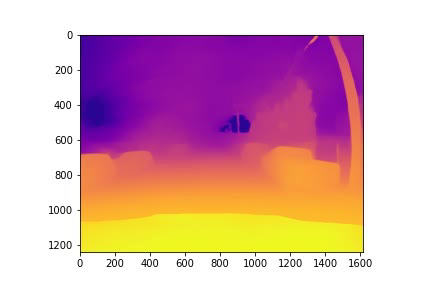
#> input picture frame 10 of Videos/DepthPrediction.avi, 432 x 288 px, given in place of camera30fps.mp4, which was not available
$ jupyter execute --allow-errors SAR_and_Camera_PointCloud_CombinedCode_26April.ipynb   (shell and % lines are left out)   (older library calls are emulated)   (text cells are left out)
#> lines starting #> are read from the running program, lines starting #| are printed output that depends on the picture; after the words box and inside, x2 and y2 are one past the last pixel; in counts of white or black regions, pixels touching at a corner belong together; pictures that were not available may be replaced by others from this repository, and a replacement may not be noted
[cell 1]
# classic libraries
import matplotlib
import torch
from matplotlib import gridspec
from matplotlib import pyplot as plt
import numpy as np
from math import *


# I/O libraries
import os
from io import BytesIO
import tarfile
import tempfile
from six.moves import urllib
import subprocess as subp

#data analysis libraries
from sklearn.metrics import confusion_matrix
from sklearn.cluster import KMeans
from scipy.spatial.distance import cdist
import pandas as pd

#image processing libraries
import cv2 as cv
from google.colab.patches import cv2_imshow
from PIL import Image

# Tensorflow
import tensorflow.compat.v1 as tf
print(tf.__version__)

#others libraries
from tqdm import tqdm
import IPython
from tabulate import tabulate


# Comment this out if you want to see Deprecation warnings
import warnings
warnings.simplefilter("ignore", DeprecationWarning)
#test

[cell 2]
%cd /content/
os.chdir("Capstone-Updated/Videos")

[cell 3]
class DeepLabModel(object):
    """Class to load deeplab model and run inference."""

    FROZEN_GRAPH_NAME = 'frozen_inference_graph'

    def __init__(self, tarball_path):
        """Creates and loads pretrained deeplab model."""
        self.graph = tf.Graph()
        graph_def = None

        # Extract frozen graph from tar archive.
        tar_file = tarfile.open(tarball_path)
        for tar_info in tar_file.getmembers():
            if self.FROZEN_GRAPH_NAME in os.path.basename(tar_info.name):
                file_handle = tar_file.extractfile(tar_info)
                graph_def = tf.GraphDef.FromString(file_handle.read())
                break
        tar_file.close()

        if graph_def is None:
            raise RuntimeError('Cannot find inference graph in tar archive.')

        with self.graph.as_default():
            tf.import_graph_def(graph_def, name='')
        self.sess = tf.Session(graph=self.graph)

    # [23 lines left out: function run, not called in this run]

[cell 4]
def create_label_colormap():
    """Creates a label colormap used in Cityscapes segmentation benchmark.

    Returns:
        A Colormap for visualizing segmentation results.
    """
    colormap = np.array([
        [128,  64, 128],
        [244,  35, 232],
        [ 70,  70,  70],
        [102, 102, 156],
        [190, 153, 153],
        [153, 153, 153],
        [250, 170,  30],
        [220, 220,   0],
        [107, 142,  35],
        [152, 251, 152],
        [ 70, 130, 180],
        [220,  20,  60],
        [255,   0,   0],
        [  0,   0, 142],
        [  0,   0,  70],
        [  0,  60, 100],
        [  0,  80, 100],
        [  0,   0, 230],
        [119,  11,  32],
        [  0,   0,   0]], dtype=np.uint8)
    return colormap


def label_to_color_image(label):
    """Adds color defined by the dataset colormap to the label.

    Args:
        label: A 2D array with integer type, storing the segmentation label.

    Returns:
        result: A 2D array with floating type. The element of the array
            is the color indexed by the corresponding element in the input label
            to the PASCAL color map.

    Raises:
        ValueError: If label is not of rank 2 or its value is larger than color
            map maximum entry.
    """
    if label.ndim != 2:
        raise ValueError('Expect 2-D input label')

    colormap = create_label_colormap()

    if np.max(label) >= len(colormap):
        raise ValueError('label value too large.')

    return colormap[label]


# [31 lines left out: function vis_segmentation, not called in this run]


LABEL_NAMES = np.asarray([
    'road', 'sidewalk', 'building', 'wall', 'fence', 'pole', 'traffic light',
    'traffic sign', 'vegetation', 'terrain', 'sky', 'person', 'rider', 'car', 'truck',
    'bus', 'train', 'motorcycle', 'bicycle', 'void'])

COLOR_MAP = np.array([
    [128,  64, 128],
    [244,  35, 232],
    [ 70,  70,  70],
    [102, 102, 156],
    [190, 153, 153],
    [153, 153, 153],
    [250, 170,  30],
    [220, 220,   0],
    [107, 142,  35],
    [152, 251, 152],
    [ 70, 130, 180],
    [220,  20,  60],
    [255,   0,   0],
    [  0,   0, 142],
    [  0,   0,  70],
    [  0,  60, 100],
    [  0,  80, 100],
    [  0,   0, 230],
    [119,  11,  32],
    [  0,   0,   0]], dtype=np.uint8)

FULL_LABEL_MAP = np.arange(len(LABEL_NAMES)).reshape(len(LABEL_NAMES), 1)
FULL_COLOR_MAP = label_to_color_image(FULL_LABEL_MAP)

[cell 5]
MODEL_NAME = 'mobilenetv2_coco_cityscapes_trainfine'
#MODEL_NAME = 'xception65_cityscapes_trainfine'

_DOWNLOAD_URL_PREFIX = 'http://download.tensorflow.org/models/'
_MODEL_URLS = {
    'mobilenetv2_coco_cityscapes_trainfine':
        'deeplabv3_mnv2_cityscapes_train_2018_02_05.tar.gz',
    'xception65_cityscapes_trainfine':
        'deeplabv3_cityscapes_train_2018_02_06.tar.gz',
}
_TARBALL_NAME = 'deeplab_model.tar.gz'

model_dir = tempfile.mkdtemp()
tf.gfile.MakeDirs(model_dir)
#> (this line was passed over: tensorflow is not available in this run)

download_path = os.path.join(model_dir, _TARBALL_NAME)
print('downloading model, this might take a while...')
urllib.request.urlretrieve(_DOWNLOAD_URL_PREFIX + _MODEL_URLS[MODEL_NAME], download_path)
#> (this line was passed over: six is not available in this run)
print('download completed! loading DeepLab model...')

#> (the rest of this cell did not finish here and is left out)

[cell 6]
%cd /content/
model_type = "DPT_Large"     # MiDaS v3 - Large     (highest accuracy, slowest inference speed)
#model_type = "DPT_Hybrid"   # MiDaS v3 - Hybrid    (medium accuracy, medium inference speed)
#model_type = "MiDaS_small"  # MiDaS v2.1 - Small   (lowest accuracy, highest inference speed)

#> (the rest of this cell did not finish here and is left out)

#> (a cell that did not finish here is left out)

#> (a cell that did not finish here is left out)

[cell 9]
!cd /content/
# Clone git repo

#!gdown https://drive.google.com/u/0/uc?id=1cU2y-kMbt0Sf00Ns4CN2oO9qPJ8BensP&export=download

# Downloading merge model weights

# Downloading Midas weights

# # Downloading LeRes weights

#creation of useful folders to run boosted midas
!cd /content/

!cd /content

[cell 10]
#gray scale results
%cd /content/BoostingMonocularDepth/

[cell 11]
#path of our video
dir_video = '/content/Capstone-Updated/Videos/camera30fps.mp4'


#put video in a variable
video_cam_car = cv.VideoCapture(str(dir_video))
ret, first_frame = video_cam_car.read()   #first frame is numpy array
#> first_frame is the input picture: shape (288, 432, 3); mean B, G, R 179.9, 171.9, 219.6

#number of frames of the video
num_frames = 1000
nb_row,nb_col,rgb = np.shape(first_frame)
#> nb_row = 288; nb_col = 432; rgb = 3


#empty these folders just in case they already exist and are not empty
dir = '/content/Depth_pred_folder/inputs/'
#> (the rest of this cell did not finish here and is left out)

[cell 12]
# [19 lines left out: function boosted_midas, not called in this run]

[cell 13]
# DATA from the experiments

equiv=[[0,200],    #for extrapolation
      [0.001,51],    #for extrapolation
      [0.1,45],     #premier plan
      [0.9,42.3],
      [1.8,37.4],
      [2.7,28.7],
      [3.6,24.443365],
      [4.5,22.058018],
      [5.4,15.317413],
      [6.3,14.677493],
      [7.2,10.969739],
      [8.1,10.883035],
      [9,9.883035],
      [9.9,8.058806],
      [10.8,7.5158963],
      [11.7,7.098169],
      [12.6,6.111024],
      [13.5,5.6323136],
      [14.4,5.2216917],
      [15.3,5],
      [16.2,4.9529667],
      [17.1,4.8],
      [18,4.7],
      [18.9,4.6],
      [19.8,4.5],
      [20.7,4.4],
      [21.6,4.3],
      [22.5,4.2],
      [23.4,4.1],
      [24.3,4],
      [25.2,3.9],
      [26.1,3.8],
      [27,3.7],
      [27.9,3.6],
      [28.8,3.5],
      [29.7,3.2],
      [30.6,3],
      [40,1.98],
      [50,1.33],
      [60,0.0], #horizon

      [120,-20]    #horizon extended

       ]   #for extrapolation

#=========================================================================================

equiv2=[[1,41.05157], #1yard  0302
        [1,42.18351],
        [1,31.304607],
        [1,25.090006],
        [1,23.275448], #5yard 0306
        [1,19.171278],
        [1,17.472866],
        [1,16.775742],
        [1,15.820402],
        [1,15.538459], #10yard  0311
        [1,14.466544],
        [1,12.707126],
        [1,10.957558],


        [1,6.023936],#'''inacurrate'''
        [1,9.797453],  #15yard 0316
        [1,7.2150397],
        [1,6.3944836],
        [1,8.514687],
        [1,7.735209],
        ]
for i in range(len(equiv2)):
  equiv2[i][0]*=(i+1)*0.9144   #1 yard = 0.9144 m

equiv=equiv+equiv2

# take second element for sort
def takeSecond(elem):
    return elem[1]
# sort list with key
equiv.sort(key=takeSecond)

[cell 14]
#create pickle file to store the measurements
file_name="data_midas_2_meter_0.pkl"
df_data_exp = pd.DataFrame(data=equiv, columns=['Meters', 'Midas Values'])
df_data_exp.to_pickle(file_name)

[cell 15]
#read pickle file of the experimental measurements
file_name="data_midas_2_meter_0.pkl"
df2 = pd.read_pickle(file_name)
X_conv_2_mt = df2['Midas Values'].to_numpy()
Y_conv_2_mt = df2['Meters'].to_numpy()


conv = np.poly1d(np.polyfit(X_conv_2_mt, Y_conv_2_mt, 10))


plt.plot(X_conv_2_mt, Y_conv_2_mt, '+', X_conv_2_mt, conv(X_conv_2_mt), '-')
#> (this line was passed over: IPython is not available in this run)
plt.xlabel('Midas Values')
#> (this line was passed over: IPython is not available in this run)
plt.ylabel('Distance in Meters')
#> (this line was passed over: IPython is not available in this run)
plt.legend(['data', 'Regression'], loc = 'best')
#> (this line was passed over: IPython is not available in this run)

plt.show()

[cell 16]
#code to determine the mean of the error and the variance of the error
def Mean_Var_exp(X,Y):
  Var_err_exp = 0
  Mean_err_exp = 0
  nb_points = len(X)
  for i in range(nb_points):
    Mean_err_exp += (Y[i]-conv(X[i]))/ nb_points
  for i in range(nb_points):
    Var_err_exp += (Y[i]-conv(X[i])-Mean_err_exp)**2/ nb_points
  return Mean_err_exp, Var_err_exp
Mean_Var_exp(X_conv_2_mt,Y_conv_2_mt)

[cell 17]
# coef_expand=[[-5,-1],
#         [1,10],
#         [5,25],
#         [10,35],
#         [15,42],
#         [35,43],
#         [45,50],
#         [51,51]
#         ]
# coef_expand=np.asarray(coef_expand)
# X = coef_expand[:,0]    #midas output
# Y=coef_expand[:,1]      #meters
# expand=np.interpolate.interp1d(X, Y, kind='cubic')

[cell 18]
coef_expand=[[-5,-1],
        [1,10],
        [5,25],
        [10,35],
        [15,42],
        [35,43],
        [45,50],
        [51,51]
        ]
coef_expand=np.asarray(coef_expand)
X = coef_expand[:,0]    #midas output
Y=coef_expand[:,1]      #meters
#> (the rest of this cell did not finish here and is left out)

[cell 19]
from math import sin,cos,atan2
from sklearn.cluster import KMeans
from scipy.spatial.distance import cdist

#return the map of distances [X,Y,Z] for each pixel for certain object using the midas + segmentation maps
# [41 lines left out: function depth2pcd_segm, not called in this run]

[cell 20]
# [38 lines left out: functions prediction_stream, prediction_video, not called in this run]

[cell 21]
# Get Map of Time frames of SAR to Camera, by finding nearest frames

import pickle
%cd /content/Capstone-Updated/SAR+Camera_Fusion

with open('camera_times.pickle', 'rb') as file:
#> (reads SAR+Camera_Fusion/camera_times.pickle from the repository)
    camera_times = pickle.load(file)
%cd /content/Capstone-Updated/Videos

with open('sar_tracklog.pickle', 'rb') as file:
#> (reads SAR+Camera_Fusion/sar_tracklog.pickle from the repository)
    SAR_tracklog = pickle.load(file)

#> (the rest of this cell did not finish here and is left out)

[cell 22]
#Transform a point [X,Y,Z] from the camera frame to the car frame (SAR)
# [11 lines left out: function Cam_ref_2_Car_ref, not called in this run]

[cell 23]
%cd /content/Capstone-Updated/Videos

RADAR_VIDEO = 'radar_sar.mp4'
CAMERA_VIDEO = 'camera.mp4'

[cell 24]
def Convert_to_Meters(frame):
  center_x = 625
  center_y = 624
  height, width = frame.shape

  points = []

  for v in range(0, width):
        for u in range(0, height):
          if frame[u][v]<200:
            x = (v-center_x)*0.04
            y = -(u-center_y)*0.04
            points.append([x,y])
  return np.array(points)

[cell 25]
#Threshold the SAR pointcloud
def GetThreshold_Binary(frame):
  gray_scale = 255 - cv.cvtColor(frame,cv.COLOR_RGB2GRAY)
  threshold = 0.9*np.max(gray_scale)
  _, thres = cv.threshold(gray_scale, threshold, 255,cv.THRESH_BINARY)
  point_cloud = Convert_to_Meters(thres)
  point_cloud = np.array(point_cloud)
  return point_cloud

[cell 26]
# [20 lines left out: function Plot_Camera_with_SAR, not called in this run]

[cell 27]
frames=[]
video_radar = cv.VideoCapture(RADAR_VIDEO)
video_camera = cv.VideoCapture(CAMERA_VIDEO)
nb_frames_download_video = 100


_, first_frame = video_radar.read()
height, width, layers = first_frame.shape
#> height = 288; width = 432; layers = 3
size = (width, height)
#> size = (432, 288)
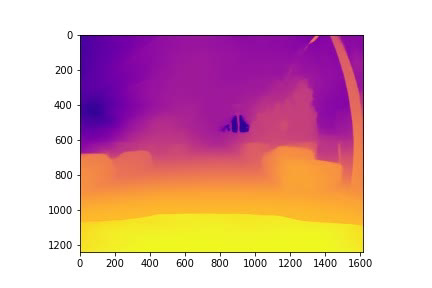
#> input picture frame 11 of Videos/DepthPrediction.avi, 432 x 288 px, given in place of radar_sar.mp4, which was not available
#> further down, frame_radar is the input picture: shape (288, 432, 3); mean B, G, R 178.6, 174, 222.2
fourcc = cv.VideoWriter_fourcc(*'MJPG')
download_video = cv.VideoWriter('SARandCamera_pointcloud.avi', fourcc, 30.0, size)


#> (the rest of this cell did not finish here and is left out)

#> in GetThreshold_Binary, `gray_scale = 255 - cv.cvtColor(frame,cv.COLOR_RGB2GRAY)`:
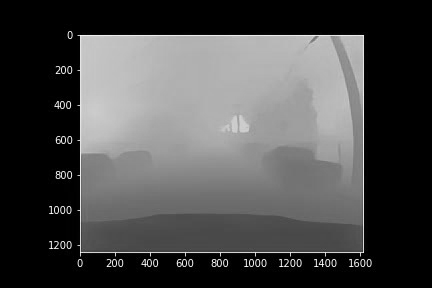
#> gray_scale: shape (288, 432); min 0, max 255, mean 74.1
#> in GetThreshold_Binary, `threshold = 0.9*np.max(gray_scale)`: threshold = 229.5
#> in GetThreshold_Binary, `_, thres = cv.threshold(gray_scale, threshold, 255,cv.THRESH_BINARY)`:
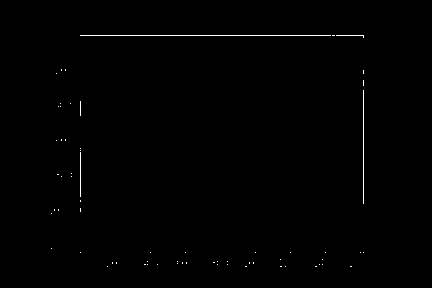
#> thres: shape (288, 432); 0.44% white in thin lines or dots, all inside (x1, y1, x2, y2) = (51, 35, 364, 267)
#> in GetThreshold_Binary, `point_cloud = Convert_to_Meters(thres)`: point_cloud = 123868 pairs, first value -25 to -7.76, second value 13.48 to 24.96
#> `points_SAR= GetThreshold_Binary(frame_radar)`: points_SAR has the same summary as point_cloud in GetThreshold_Binary

        # Get camera frame
        video_camera.set(cv.CAP_PROP_POS_FRAMES, int(timestamp_map[i]))
        _, frame_camera = video_camera.read()
        pc3darray = prediction_video(frame_camera, i)

        # Change to SAR frame
        pointcloud = []
        for j in range(len(pc3darray)):
          pointcloud.append(Cam_ref_2_Car_ref(pc3darray[j]))
        points_camera = np.array(pointcloud)

        # Plot together
        Plot_Camera_with_SAR(points_SAR, points_camera)

        IPython.display.clear_output(wait=True)

        #add frame to the video of the top down view
        download_video.write(frames[i])

except KeyboardInterrupt:
    plt.close()
    print("Stream stopped.")

download_video.release()


# [8 lines of commented-out code are left out]
